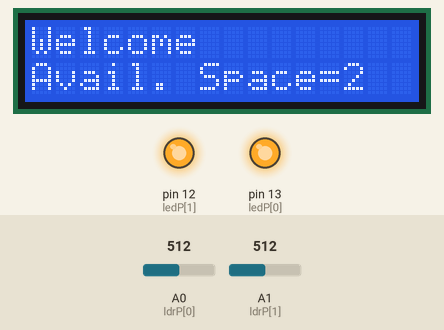
This sketch was run on a simulated Arduino Nano, built with avr-gcc and run on an emulated ATmega328P. Parts: 16×2 character LCD, output pins drawn as LEDs (lit = HIGH). The inputs (shaded band) are chosen by the test bench; at power-on: A0 (ldrP[0]) = 512, A1 (ldrP[1]) = 512.

Above: at 1.2 s.
1.3 s: A0 (ldrP[0]) set to 5
2.8 s: A0 (ldrP[0]) set to 2
At 3.6 s:
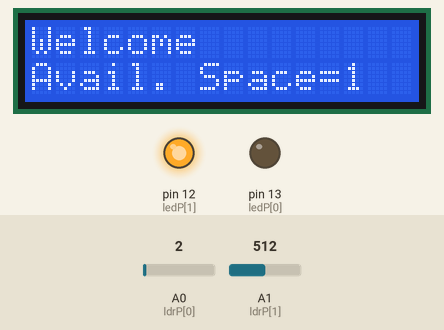
4.3 s: A1 (ldrP[1]) set to 5
5.8 s: A1 (ldrP[1]) set to 2
At 7.0 s:
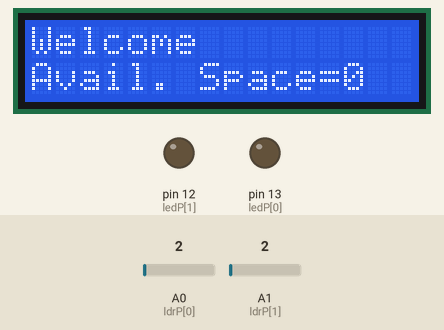
7.3 s: A0 (ldrP[0]) set to 122
At 7.7 s:
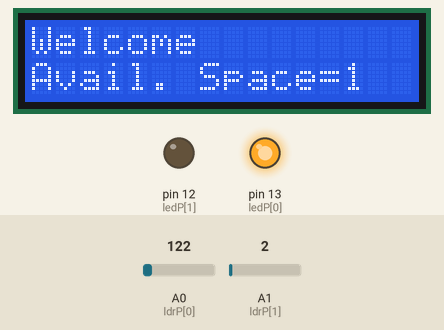
8.8 s: A0 (ldrP[0]) set to 0
At 9.4 s:
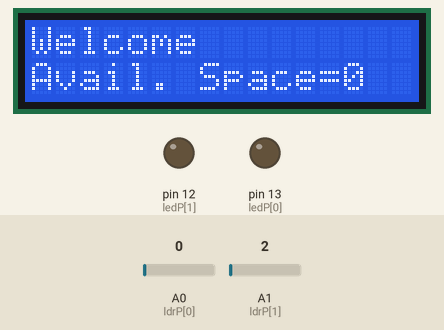
Timing chart, 0 to 11.3 s (numbered marks = the images above; inputs shaded):
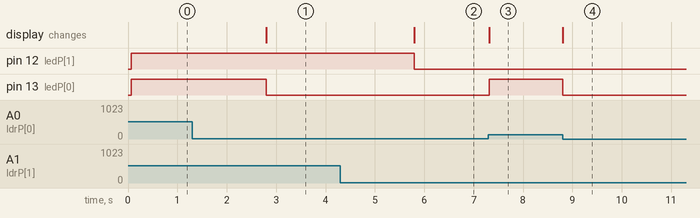

The sketch:

ldrcopy.ino
```cpp
#include<LiquidCrystal.h>
// Program for Counting Total No. of Parking Space Available in a Parking Area
// Tools Used - LDR sensor, LED lights, ARDUINO NANO, ATmega 328P Microcontroller

const int rs =1, en = 2, d4 = 4, d5 = 5, d6 = 6, d7 = 7;
LiquidCrystal lcd(rs, en, d4, d5, d6, d7);
int ledP1 = 8;


const int ledP[2] = {13,12}; //array of  ledP(ledPins) , for connecting n number of leds to the arduino using digital pins
const int ldrP[2] = {A0,A1}; //array of LdrP(LDR Pins ), for connecting n number of LDR sensors to the Analog Pins of the Arduino

int Parking_Space = 2; // Total Number of Parking Space Available

void Parking_read(int *ledP, int *ldrP) // Function to Read the Status of a Particular Parking Area and Display it on the MAP MODEL
{
  int ldrStatus = analogRead(*ldrP);// analogRead to read the value of LDR sensor and store it to the ldrStatus variable
  if(ldrStatus<4)
    digitalWrite(*ledP, LOW); // if vehicle is Parked the set intensity of light will be low Hence led will be switched off

  else
    digitalWrite(*ledP,HIGH); // if the Parking space is Empty and sensor is receiveing sufficient intensity of light
}


void setup()
{
  //Configure All the i/p , o/p pins
  lcd.begin(16, 2);
  lcd.print("Welcome");
  lcd.setCursor(0,1);
  lcd.print("Avail. Space=");
 // Serial.begin(9600);
  pinMode(ldrP[0], INPUT);
  pinMode(ledP[0], OUTPUT);
  pinMode(ldrP[1], INPUT);
  pinMode(ledP[1], OUTPUT);


}

void loop()
{
  digitalWrite(ledP1, LOW);
  int avail = 0, count = 0; // avail for total available parking , count for counting upto Total number of Parking
  Parking_read(&ledP[0], &ldrP[0]); // Function Call
  Parking_read(&ledP[1], &ldrP[1]); // Function Call

  while(count<Parking_Space)
  {
    if(digitalRead(ledP[count])== HIGH)
    avail++;
    count++;
  }
  lcd.setCursor(13,1);
 lcd.print(avail);
if(avail == 0)
 {
   digitalWrite(ledP1,HIGH);
   delay(50);
 }
 // lcd.display();
//Serial.println(avail);

}
```

Measured:
- the behaviour switches between 4 and 3 on A0 (ldrP[0]) (found by bisection; images 0 and 1)
- the behaviour switches between 4 and 3 on A1 (ldrP[1]) (found by bisection; images 1 and 2)
- after the input at 1.3 s, every drawn part: stays the same
- after the input at 2.8 s, pin 13 (ledP[0]): HIGH → LOW at once; the display: changes at once (image 1)
- after the input at 4.3 s, every drawn part: stays the same
- after the input at 5.8 s, pin 12 (ledP[1]): HIGH → LOW at once; the display: changes at once (image 2)
- after the input at 7.3 s, pin 13 (ledP[0]): LOW → HIGH at once; the display: changes at once (image 3)
- after the input at 8.8 s, pin 13 (ledP[0]): HIGH → LOW at once; the display: changes at once (image 4)
